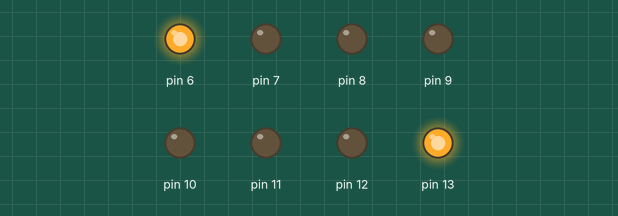
This sketch was run on a simulated Arduino Uno, built with avr-gcc and run on an emulated ATmega328P. Parts: output pins drawn as LEDs (lit = HIGH).

Above: at 0.05 s.
At 0.45 s:
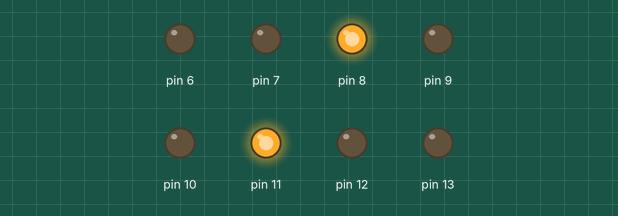
At 0.85 s:
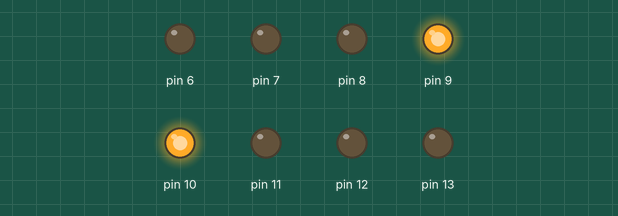
At 1.85 s:
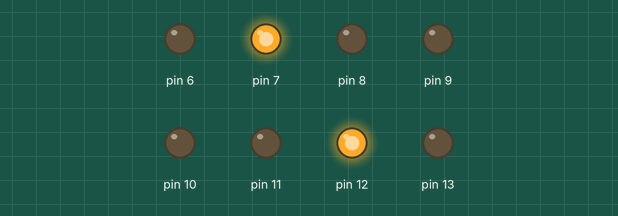
At 3.55 s:
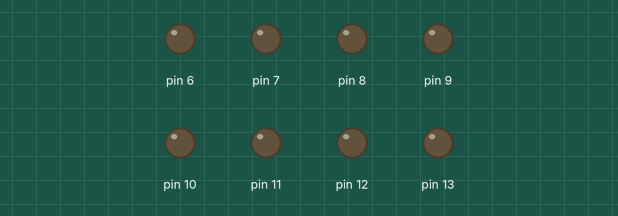
Timing chart, 0 to 3.9 s (numbered marks = the images above):
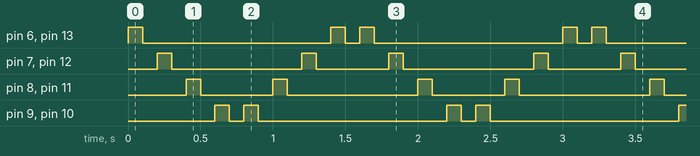

Measured:
- by itself, pin 6, pin 13: repeats every 1.6 s: LOW 1.3 s, HIGH 0.10 s, LOW 0.10 s, HIGH 0.10 s
- by itself, pin 7, pin 12: repeats every 1.6 s: LOW 0.90 s, HIGH 0.10 s, LOW 0.50 s, HIGH 0.10 s
- by itself, pin 8, pin 11: repeats every 1.6 s: LOW 0.50 s, HIGH 0.10 s, LOW 0.90 s, HIGH 0.10 s
- by itself, pin 9, pin 10: repeats every 1.6 s: LOW 0.10 s, HIGH 0.10 s, LOW 1.3 s, HIGH 0.10 s

The sketch:

16BlinkEightLedsCross.ino
```cpp
void turnOnAll() {
  for (int pin = 13; pin >= 6; pin--) {
    digitalWrite(pin, HIGH);
  }
}

void turnOffAll() {
  for (int pin = 13; pin >= 6; pin--) {
    digitalWrite(pin, LOW);
  }
}

void turnOnPin(int pin) {
  turnOffAll();
  digitalWrite(pin, HIGH);
}

void setup() {
  for (int pin = 13; pin >= 6; pin--) {
    pinMode(pin, OUTPUT);
  }
}

void loop() {
  for (int pin = 13; pin >= 6; pin--) {
    digitalWrite(pin, HIGH);
    digitalWrite(19-pin, HIGH);
    delay(100);
    turnOffAll();
    delay(100);
  }

}
```
